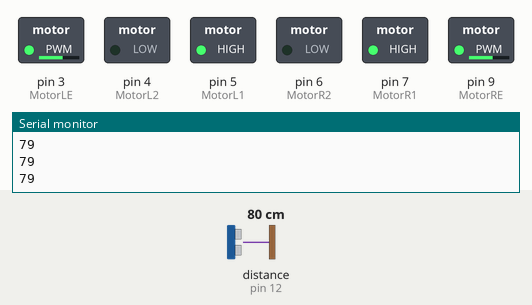
Simulated run of this sketch. Board: Arduino Uno, built with avr-gcc and run on an emulated ATmega328P. Parts: switched loads named in the sketch (green lamp = pin HIGH), the last lines printed to the serial monitor. Wiring (inferred from the names in the program): ultrasonic range finder: trigger pin 13; echo pin 12. Dashed ring = blinking. The test bench sets the inputs (shaded band); at power-on: distance to the obstacle (sensor on pin 12) 80 cm. The echo pulse lasts 58.3 µs per cm; pins used as bus, display or sensor lines are not drawn.

Above: at 1.2 s.
1.3 s: distance to the obstacle (sensor on pin 12) set to 17 cm
2.8 s: distance to the obstacle (sensor on pin 12) set to 14 cm
At 3.7 s:
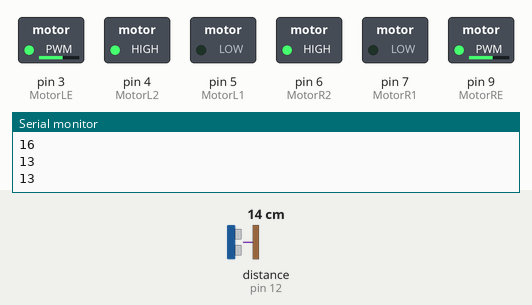
5.8 s: distance to the obstacle (sensor on pin 12) set to 18 cm
At 6.1 s:
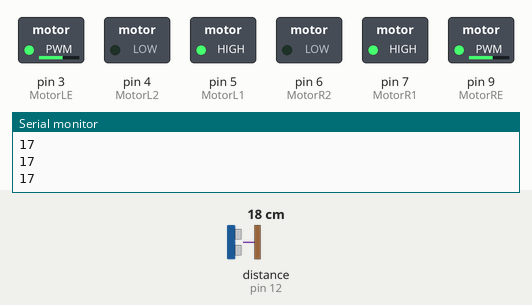
7.3 s: distance to the obstacle (sensor on pin 12) set to 2 cm
At 7.45 s:
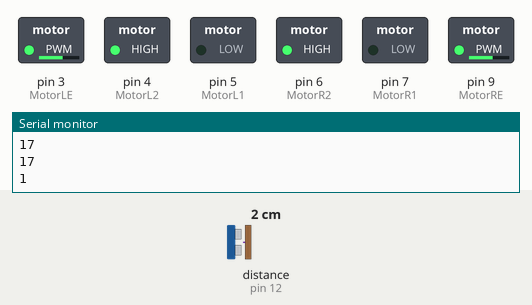
Timing chart, 0 to 11.3 s (numbered marks = the images above; inputs shaded):
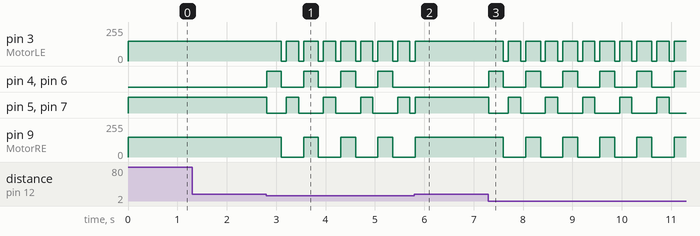

Measured:
- the behaviour switches between 16 and 15 cm on distance to the obstacle (sensor on pin 12) (found by bisection; images 0 and 1)
- after the input at 2.8 s, pin 3 (MotorLE): alternates 150/255 for 0.25 s and 0/255 for 0.10 s, starting after 0.31 s; pin 4 (MotorL2): alternates HIGH for 0.30 s and LOW for 0.45 s, starting at once
- after the input at 5.8 s, pin 3 (MotorLE), pin 9 (MotorRE): goes on until 5.8 s, then stays 150/255; pin 4 (MotorL2), pin 6 (MotorR2): stops changing and stays LOW
- after the input at 7.3 s, pin 3 (MotorLE): alternates 150/255 for 0.25 s and 0/255 for 0.10 s, starting after 0.30 s; pin 4 (MotorL2): alternates HIGH for 0.30 s and LOW for 0.45 s, starting at once

The sketch:

block.ino
```cpp
#define echoPin 12
#define trigPin 13
#define MotorR1 7
#define MotorR2 6
#define MotorRE 9
#define MotorL1 5
#define MotorL2 4
#define MotorLE 3
long sure, uzaklik;

void setup() {
  pinMode(echoPin, INPUT);
  pinMode(trigPin, OUTPUT);
  pinMode(MotorL1, OUTPUT);
  pinMode(MotorL2, OUTPUT);
  pinMode(MotorLE, OUTPUT);
  pinMode(MotorR1, OUTPUT);
  pinMode(MotorR2, OUTPUT);
  pinMode(MotorRE, OUTPUT);
  Serial.begin(9600);
}

void loop() {
  digitalWrite(trigPin, LOW);
  delayMicroseconds(5);
  digitalWrite(trigPin, HIGH);
  delayMicroseconds(10);
  digitalWrite(trigPin, LOW);
  sure = pulseIn(echoPin, HIGH);
  uzaklik = sure / 29.1 / 2;
  Serial.println(uzaklik);
  if (uzaklik < 15) {
    geri();
    delay(300);
    dur();
    delay(100);
    sag();
    delay(250);
    dur();
    delay(100);
  } else {
    ileri();
  }
}

void ileri(){
  digitalWrite(MotorR1, HIGH);
  digitalWrite(MotorR2, LOW);
  analogWrite(MotorRE, 150);
  digitalWrite(MotorL1, HIGH);
  digitalWrite(MotorL2, LOW);
  analogWrite(MotorLE, 150);
}

void sag(){
  digitalWrite(MotorR1, HIGH);
  digitalWrite(MotorR2, LOW);
  analogWrite(MotorRE, 0);
  digitalWrite(MotorL1, HIGH);
  digitalWrite(MotorL2, LOW);
  analogWrite(MotorLE, 150);
}

void geri(){
  digitalWrite(MotorR1, LOW);
  digitalWrite(MotorR2, HIGH);
  analogWrite(MotorRE, 150);
  digitalWrite(MotorL1, LOW);
  digitalWrite(MotorL2, HIGH);
  analogWrite(MotorLE, 150);
}

void dur(){
  digitalWrite(MotorR1, LOW);
  digitalWrite(MotorR2, LOW);
  analogWrite(MotorRE, 0);
  digitalWrite(MotorL1, LOW);
  digitalWrite(MotorL2, LOW);
  analogWrite(MotorLE, 0);
}
```
